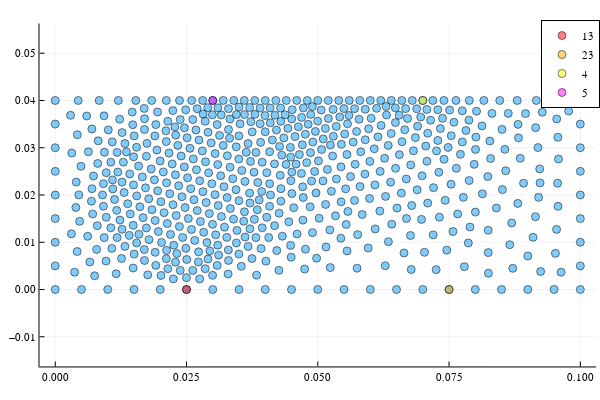

Notebook code cell kept with this figure:
### Code cell
fig = plot()

plot!(fig, undeformed, ratio=1.)
plot!(fig, undeformed.array[13], c=:red, lab="13")
plot!(fig, undeformed.array[23], c=:orange, lab="23")
plot!(fig, undeformed.array[4], c=:yellow, lab="4")
plot!(fig, undeformed.array[5], c=:magenta, lab="5")

### Figure 1 — Plotly figure (JSON) as saved in the notebook; plotly's stock layout.template omitted (floating-point values rounded to 4 significant figures; data arrays with more than 128 entries replaced by an {"elided": "..."} marker saying what was removed)
{"data": [{"colorbar": {"title": ""}, "legendgroup": "", "marker": {"color": "rgba(0, 154, 250, 0.500)", "line": {"color": "rgba(0, 0, 0, 0.500)", "width": 1}, "size": 8, "symbol": "circle"}, "mode": "markers", "name": "", "showlegend": false, "type": "scatter", "x": {"elided": "595 float values"}, "xaxis": "x", "y": {"elided": "595 float values"}, "yaxis": "y", "zmax": null, "zmin": null}, {"colorbar": {"title": ""}, "legendgroup": "13", "marker": {"color": "rgba(255, 0, 0, 0.500)", "line": {"color": "rgba(0, 0, 0, 0.500)", "width": 1}, "size": 8, "symbol": "circle"}, "mode": "markers", "name": "13", "showlegend": true, "type": "scatter", "x": [0.025], "xaxis": "x", "y": [0], "yaxis": "y", "zmax": null, "zmin": null}, {"colorbar": {"title": ""}, "legendgroup": "23", "marker": {"color": "rgba(255, 165, 0, 0.500)", "line": {"color": "rgba(0, 0, 0, 0.500)", "width": 1}, "size": 8, "symbol": "circle"}, "mode": "markers", "name": "23", "showlegend": true, "type": "scatter", "x": [0.075], "xaxis": "x", "y": [0], "yaxis": "y", "zmax": null, "zmin": null}, {"colorbar": {"title": ""}, "legendgroup": "4", "marker": {"color": "rgba(255, 255, 0, 0.500)", "line": {"color": "rgba(0, 0, 0, 0.500)", "width": 1}, "size": 8, "symbol": "circle"}, "mode": "markers", "name": "4", "showlegend": true, "type": "scatter", "x": [0.07], "xaxis": "x", "y": [0.04], "yaxis": "y", "zmax": null, "zmin": null}, {"colorbar": {"title": ""}, "legendgroup": "5", "marker": {"color": "rgba(255, 0, 255, 0.500)", "line": {"color": "rgba(0, 0, 0, 0.500)", "width": 1}, "size": 8, "symbol": "circle"}, "mode": "markers", "name": "5", "showlegend": true, "type": "scatter", "x": [0.03], "xaxis": "x", "y": [0.04], "yaxis": "y", "zmax": null, "zmin": null}], "layout": {"annotations": [], "height": 400, "legend": {"bgcolor": "rgba(255, 255, 255, 1.000)", "bordercolor": "rgba(0, 0, 0, 1.000)", "borderwidth": 1, "font": {"color": "rgba(0, 0, 0, 1.000)", "family": "sans-serif", "size": 11}, "tracegroupgap": 0, "traceorder": "normal", "x": 1, "xanchor": "auto", "y": 1, "yanchor": "auto"}, "margin": {"b": 20, "l": 0, "r": 0, "t": 20}, "paper_bgcolor": "rgba(255, 255, 255, 1.000)", "plot_bgcolor": "rgba(255, 255, 255, 1.000)", "showlegend": true, "width": 600, "xaxis": {"anchor": "y", "domain": [0.06582, 0.9934], "gridcolor": "rgba(0, 0, 0, 0.100)", "gridwidth": 0.5, "linecolor": "rgba(0, 0, 0, 1.000)", "mirror": false, "range": [-0.003, 0.103], "showgrid": true, "showline": true, "showticklabels": true, "tickangle": 0, "tickcolor": "rgb(0, 0, 0)", "tickfont": {"color": "rgba(0, 0, 0, 1.000)", "family": "sans-serif", "size": 11}, "tickmode": "array", "ticks": "inside", "ticktext": ["0.000", "0.025", "0.050", "0.075", "0.100"], "tickvals": [0, 0.025, 0.05, 0.075, 0.1], "title": "", "titlefont": {"color": "rgba(0, 0, 0, 1.000)", "family": "sans-serif", "size": 15}, "type": "-", "visible": true, "zeroline": false, "zerolinecolor": "rgba(0, 0, 0, 1.000)"}, "yaxis": {"anchor": "x", "domain": [0.03762, 0.9902], "gridcolor": "rgba(0, 0, 0, 0.100)", "gridwidth": 0.5, "linecolor": "rgba(0, 0, 0, 1.000)", "mirror": false, "range": [-0.01628, 0.05628], "showgrid": true, "showline": true, "showticklabels": true, "tickangle": 0, "tickcolor": "rgb(0, 0, 0)", "tickfont": {"color": "rgba(0, 0, 0, 1.000)", "family": "sans-serif", "size": 11}, "tickmode": "array", "ticks": "inside", "ticktext": ["−0.01", "0.00", "0.01", "0.02", "0.03", "0.04", "0.05"], "tickvals": [-0.01, 0, 0.01, 0.02, 0.03, 0.04, 0.05], "title": "", "titlefont": {"color": "rgba(0, 0, 0, 1.000)", "family": "sans-serif", "size": 15}, "type": "-", "visible": true, "zeroline": false, "zerolinecolor": "rgba(0, 0, 0, 1.000)"}}}
